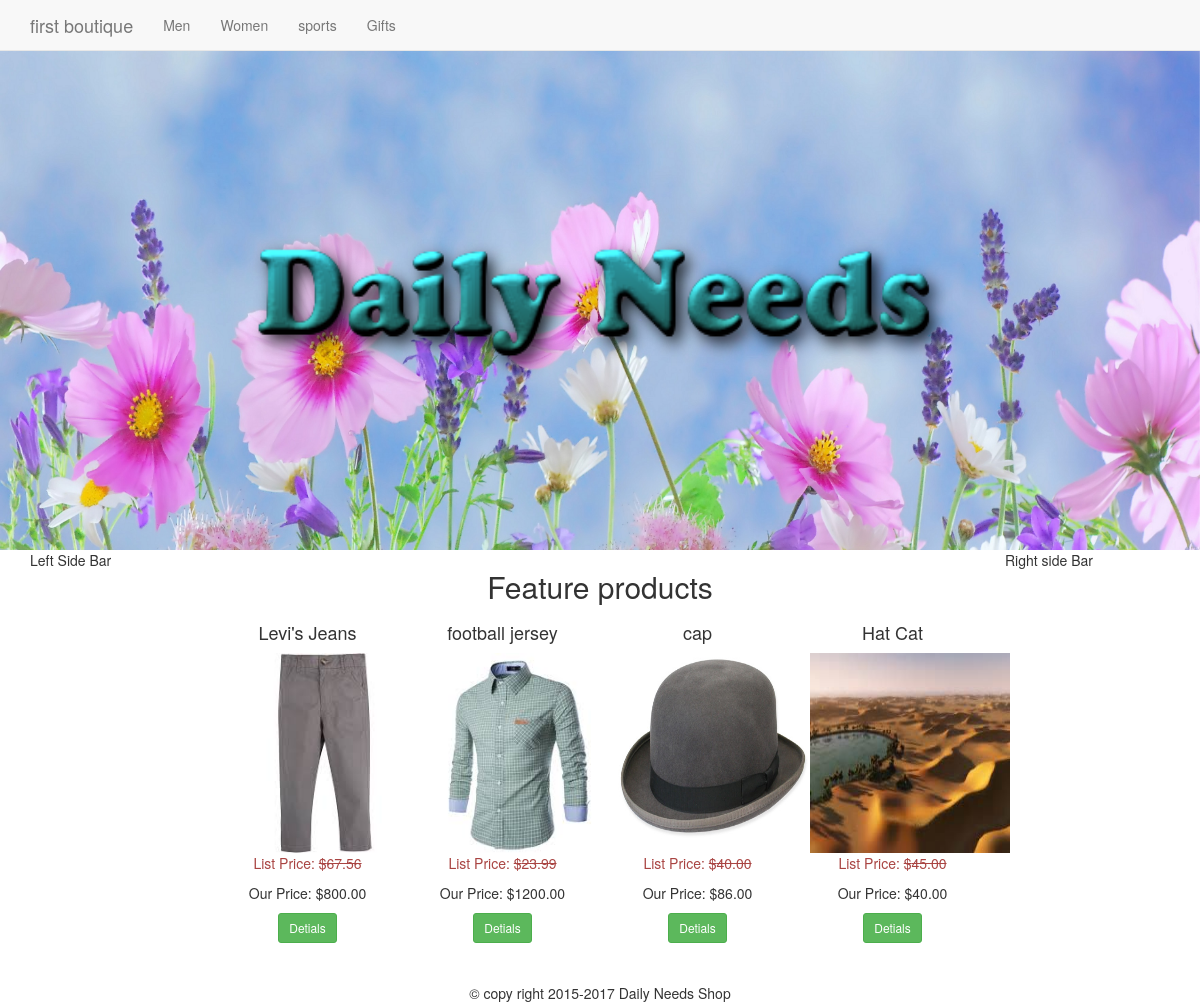
The page / on the database its author committed.
### tables this page shows
CREATE TABLE IF NOT EXISTS `categories` (
  `id` int(11) NOT NULL,
  `category` varchar(255) NOT NULL,
  `parent` int(11) NOT NULL DEFAULT '0'
);

CREATE TABLE IF NOT EXISTS `products` (
  `id` int(11) NOT NULL,
  `title` varchar(255) NOT NULL,
  `price` decimal(10,2) NOT NULL,
  `list_price` decimal(10,2) NOT NULL,
  `brand` int(11) NOT NULL,
  `categories` varchar(255) NOT NULL,
  `image` varchar(255) NOT NULL,
  `description` text NOT NULL,
  `featured` tinyint(4) NOT NULL DEFAULT '0',
  `sizes` text NOT NULL,
  `deleted` tinyint(4) NOT NULL DEFAULT '0'
);

### index.php (the view)
<?php
require_once 'core/init.php';
include 'includes/head.php';
include 'includes/navigation.php';
include 'includes/headerfull.php';
include 'includes/leftbar.php';
$sql_product = "SELECT * FROM products WHERE featured = 1 ";
$featured = $db->query($sql_product);
 ?>
  <div class="col-md-8">
    <div class="row">
      <h2 class="text-center">Feature products</h2>
      <?php while($product_result = mysqli_fetch_assoc($featured)):  ?>
        <div class="col-sm-3 text-center">
          <h4><?=$product_result['title']; ?></h4>
          <img src="<?= $product_result['image']; ?>" alt="<?= $product_result['title'];?> "class="img-thumb">
          <p class="list-price text-danger">List Price: <s>$<?= $product_result['list_price'];?></s></p>
          <p class="price">Our Price: $<?= $product_result['price'];?></p>
          <button type="button" class="btn btn-sm btn-success" onclick="detailsmodal(<?=$product_result['id'];?>)">Detials</button>
        </div>
      <?php endwhile; ?>
    </div>
 </div>
<?php
include 'includes/rightbar.php';
include 'includes/footer.php';
 ?>

### includes/head.php (shortened to what this page needs)
<!Doctype html>
<html>
<head>
  <link rel="stylesheet" href="css/style.css" type="text/css" media="all" />
  <link rel="stylesheet" href="http://maxcdn.bootstrapcdn.com/bootstrap/3.3.5/css/bootstrap.min.css">
</head>
<body>

### includes/navigation.php (shortened to what this page needs)
<?php
$sql="SELECT * FROM categories WHERE parent = 0";
$pquery = $db->query($sql);
 ?>
<nav class ="navbar navbar-default navbar-fixed-top">
<div  class ="container ">
  <a  href="index.php" class="navbar-brand"> first boutique </a>
  <ul class="nav navbar-nav">
    <?php while($parent = mysqli_fetch_assoc($pquery)) : ?>
    <li class="dropdown">
      <a href="#" class="dropdown-toggle" data-toggle="dropdown"><?php echo $parent['category']; ?> <span  class ="" </span></a>
   </li>
 <?php endwhile ; ?>
 </div>
</nav>

### includes/headerfull.php (shortened to what this page needs)
<div id="headerWrapper">
<div id="logotext"></div>
</div>
<div class="container-fluid">

### includes/leftbar.php
<div class="col-md-2">Left Side Bar</div>

### includes/rightbar.php
<div class="col-md-2">Right side Bar </div>

### includes/footer.php (shortened to what this page needs)
</div><br><br>
<div class="col-md-12 text-center" > &copy; copy right 2015-2017 Daily Needs Shop</div>
</body>
</html>

### css/style.css (style rules this page uses)
body { padding-top: 50px; }
#headerWrapper { position: relative; margin: 0; padding: 0; overflow: hidden; height: 500px; background-image: url(../image/back-flower1.jpeg); background-repeat: no-repeat; background-size: 100% 700px; background-position: top center; background-attachment:fixed; }
#logotext { position: absolute; width: 100%; height: 180px; background-image: url(../image/logo.png); background-repeat: no-repeat; background-position: center; background-size: 60% 180px; top: 50%; margin-top: -90px; }
.img-thumb { width: 200px; height: 200px; }

### rows shown on the page
categories: category "Men"
categories: category "Women"
categories: category "sports"
categories: category "Gifts"
products: title "Levi's Jeans", image (picture), list_price "67.56", price "800.00"
products: title "football jersey", image (picture), list_price "23.99", price "1200.00"
products: title "cap", image (picture), list_price "40.00", price "86.00"
products: title "Hat Cat", image (picture), list_price "45.00", price "40.00"
